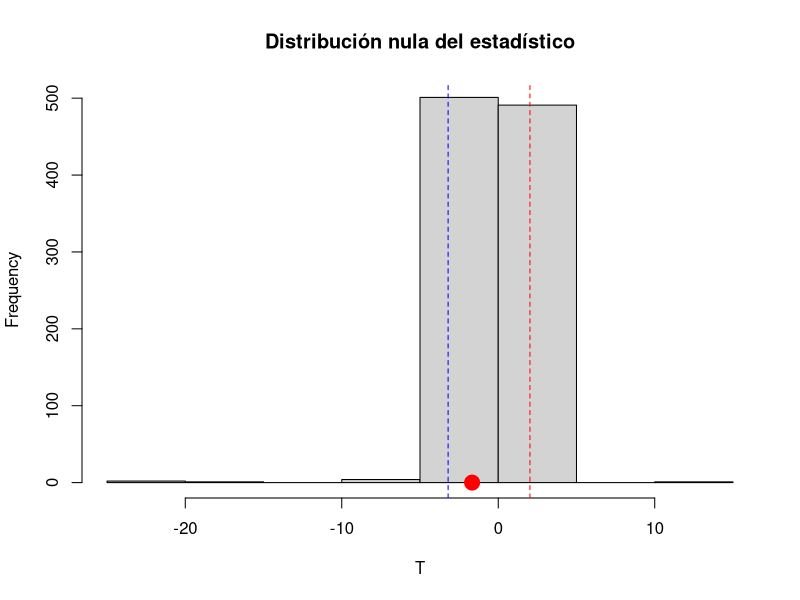

Write R code to recreate this figure.
# EJEMPLO
muestra = c(94, 38, 23, 197, 99, 16, 141)

# CALCULO TOBS
# EL ESTADISTICO ES sqrt(n) * (mean - 129) / sd

n = length(muestra)
tobs = sqrt(n) * (mean(muestra) - 129) / sd(muestra)
tobs

# APROXIMO LA DISTRIBUCIÓN NULA
# LO PRIMERO ES GENERAR MUESTRAS BAJO H0
# LA MEDIA BAJO H0 ES 129
B = 1000
set.seed(1234)
T = numeric(B)
nmuestra = muestra - mean(muestra) + 129
#abs(mean(nmuestra) - 129) < 1e-10

for (b in 1:B){
  bootsample = sample(nmuestra, size=n, replace=TRUE)
  T[b] = sqrt(n) * (mean(bootsample) - 129) / sd(bootsample)
}
hist (T, main="Distribución nula del estadístico", xlab="T")
points( tobs, 0, col="red", pch=19, cex=2)

#H1: la media es distinta de 129
mean(abs(T) >= abs(tobs))
pvalor = mean(abs(T) >= abs(tobs))
pvalor
alpha = 0.05
q = quantile (T, probs=c(alpha/2, 1-alpha/2))
abline (v=q[1], col="blue", lty=2)
abline (v=q[2], col="red", lty=2)

# H1: la media es menor que 129
mean(T <= tobs)
